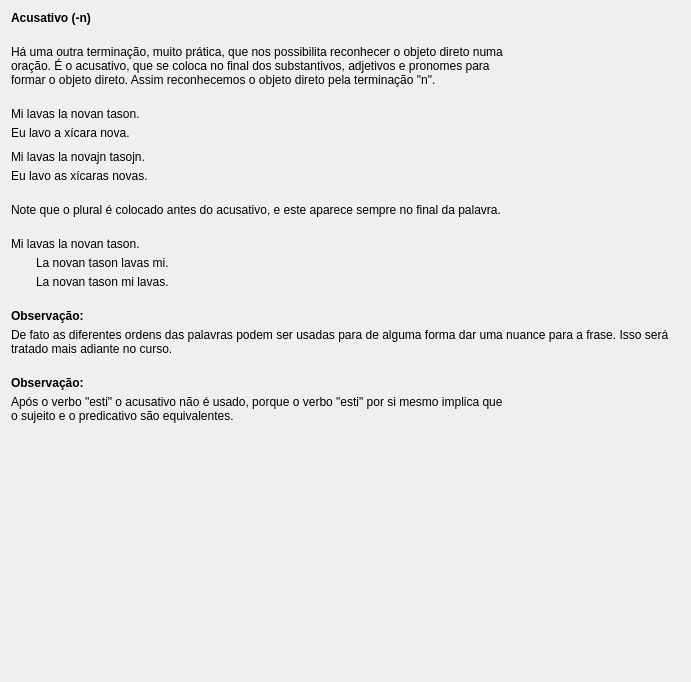
         <widget class="QWidget" name="scrollAreaWidgetContents_2">
          <property name="geometry">
           <rect>
            <x>0</x>
            <y>0</y>
            <width>691</width>
            <height>682</height>
           </rect>
          </property>
          <layout class="QVBoxLayout" name="verticalLayout_24">
           <property name="spacing">
            <number>20</number>
           </property>
           <item>
            <widget class="titolo" name="Lec02_Label139">
             <property name="sizePolicy">
              <sizepolicy hsizetype="Preferred" vsizetype="Maximum">
               <horstretch>0</horstretch>
               <verstretch>0</verstretch>
              </sizepolicy>
             </property>
             <property name="font">
              <font>
               <weight>75</weight>
               <bold>true</bold>
              </font>
             </property>
             <property name="text">
              <string>Acusativo (-n)</string>
             </property>
            </widget>
           </item>
           <item>
            <widget class="QLabel" name="Lec02_Label140">
             <property name="sizePolicy">
              <sizepolicy hsizetype="Preferred" vsizetype="Minimum">
               <horstretch>0</horstretch>
               <verstretch>0</verstretch>
              </sizepolicy>
             </property>
             <property name="text">
              <string>Há uma outra terminação, muito prática, que nos possibilita reconhecer o objeto direto numa 
oração. É o acusativo, que se coloca no final dos substantivos, adjetivos e pronomes para 
formar o objeto direto. Assim reconhecemos o objeto direto pela terminação &quot;n&quot;.</string>
             </property>
             <property name="scaledContents">
              <bool>false</bool>
             </property>
             <property name="wordWrap">
              <bool>true</bool>
             </property>
            </widget>
           </item>
           <item>
            <layout class="QVBoxLayout" name="verticalLayout_53">
             <property name="spacing">
              <number>10</number>
             </property>
             <item>
              <layout class="QVBoxLayout" name="verticalLayout_17">
               <property name="spacing">
                <number>5</number>
               </property>
               <property name="leftMargin">
                <number>0</number>
               </property>
               <property name="topMargin">
                <number>0</number>
               </property>
               <property name="rightMargin">
                <number>0</number>
               </property>
               <property name="bottomMargin">
                <number>0</number>
               </property>
               <item>
                <widget class="klakbutono_nova" name="Lec02_Button259">
                 <property name="maximumSize">
                  <size>
                   <width>16777215</width>
                   <height>16777215</height>
                  </size>
                 </property>
                 <property name="text">
                  <string>Mi lavas la novan tason.</string>
                 </property>
                 <property name="wordWrap">
                  <bool>true</bool>
                 </property>
                </widget>
               </item>
               <item>
                <widget class="QLabel" name="Lec02_Label19">
                 <property name="text">
                  <string>Eu lavo a xícara nova.</string>
                 </property>
                 <property name="scaledContents">
                  <bool>false</bool>
                 </property>
                 <property name="wordWrap">
                  <bool>true</bool>
                 </property>
                </widget>
               </item>
              </layout>
             </item>
             <item>
              <layout class="QVBoxLayout" name="verticalLayout_18" stretch="0,0">
               <property name="spacing">
                <number>5</number>
               </property>
               <property name="leftMargin">
                <number>0</number>
               </property>
               <property name="topMargin">
                <number>0</number>
               </property>
               <property name="rightMargin">
                <number>0</number>
               </property>
               <property name="bottomMargin">
                <number>0</number>
               </property>
               <item>
                <widget class="klakbutono_nova" name="Lec02_Button260">
                 <property name="maximumSize">
                  <size>
                   <width>16777215</width>
                   <height>16777215</height>
                  </size>
                 </property>
                 <property name="text">
                  <string>Mi lavas la novajn tasojn.</string>
                 </property>
                 <property name="wordWrap">
                  <bool>true</bool>
                 </property>
                </widget>
               </item>
               <item>
                <widget class="QLabel" name="Lec02_Label20">
                 <property name="text">
                  <string>Eu lavo as xícaras novas.</string>
                 </property>
                 <property name="scaledContents">
                  <bool>false</bool>
                 </property>
                 <property name="wordWrap">
                  <bool>true</bool>
                 </property>
                </widget>
               </item>
              </layout>
             </item>
            </layout>
           </item>
           <item>
            <widget class="QLabel" name="Lec02_Label143">
             <property name="sizePolicy">
              <sizepolicy hsizetype="Preferred" vsizetype="Minimum">
               <horstretch>0</horstretch>
               <verstretch>0</verstretch>
              </sizepolicy>
             </property>
             <property name="text">
              <string>Note que o plural é colocado antes do acusativo, e este aparece sempre no final da palavra.</string>
             </property>
             <property name="scaledContents">
              <bool>false</bool>
             </property>
             <property name="wordWrap">
              <bool>true</bool>
             </property>
            </widget>
           </item>
           <item>
            <layout class="QVBoxLayout" name="verticalLayout_6">
             <property name="spacing">
              <number>5</number>
             </property>
             <item>
              <widget class="klakbutono_nova" name="Lec02_Button261">
               <property name="text">
                <string>Mi lavas la novan tason.</string>
               </property>
               <property name="wordWrap">
                <bool>true</bool>
               </property>
              </widget>
             </item>
             <item>
              <layout class="QHBoxLayout" name="horizontalLayout_4">
               <property name="spacing">
                <number>12</number>
               </property>
               <property name="leftMargin">
                <number>6</number>
               </property>
               <property name="topMargin">
                <number>0</number>
               </property>
               <property name="rightMargin">
                <number>6</number>
               </property>
               <property name="bottomMargin">
                <number>0</number>
               </property>
               <item>
                <widget class="QLabel" name="label_28">
                 <property name="sizePolicy">
                  <sizepolicy hsizetype="Maximum" vsizetype="Preferred">
                   <horstretch>0</horstretch>
                   <verstretch>0</verstretch>
                  </sizepolicy>
                 </property>
                 <property name="maximumSize">
                  <size>
                   <width>16777215</width>
                   <height>16777215</height>
                  </size>
                 </property>
                 <property name="text">
                  <string/>
                 </property>
                 <property name="pixmap">
                  <pixmap resource="../resources/ikonoj.qrc">:/ikonoj/egala.png</pixmap>
                 </property>
                 <property name="alignment">
                  <set>Qt::AlignCenter</set>
                 </property>
                 <property name="tipo" stdset="0">
                  <string>egala</string>
                 </property>
                </widget>
               </item>
               <item>
                <widget class="klakbutono_nova" name="Lec02_Button262">
                 <property name="text">
                  <string>La novan tason lavas mi.</string>
                 </property>
                 <property name="wordWrap">
                  <bool>true</bool>
                 </property>
                </widget>
               </item>
              </layout>
             </item>
             <item>
              <layout class="QHBoxLayout" name="horizontalLayout_5">
               <property name="spacing">
                <number>12</number>
               </property>
               <property name="leftMargin">
                <number>6</number>
               </property>
               <property name="topMargin">
                <number>0</number>
               </property>
               <property name="rightMargin">
                <number>6</number>
               </property>
               <property name="bottomMargin">
                <number>0</number>
               </property>
               <item>
                <widget class="QLabel" name="label_29">
                 <property name="sizePolicy">
                  <sizepolicy hsizetype="Maximum" vsizetype="Preferred">
                   <horstretch>0</horstretch>
                   <verstretch>0</verstretch>
                  </sizepolicy>
                 </property>
                 <property name="maximumSize">
                  <size>
                   <width>16777215</width>
                   <height>16777215</height>
                  </size>
                 </property>
                 <property name="text">
                  <string/>
                 </property>
                 <property name="pixmap">
                  <pixmap resource="../resources/ikonoj.qrc">:/ikonoj/egala.png</pixmap>
                 </property>
                 <property name="alignment">
                  <set>Qt::AlignCenter</set>
                 </property>
                 <property name="tipo" stdset="0">
                  <string>egala</string>
                 </property>
                </widget>
               </item>
               <item>
                <widget class="klakbutono_nova" name="Lec02_Button263">
                 <property name="text">
                  <string>La novan tason mi lavas.</string>
                 </property>
                 <property name="wordWrap">
                  <bool>true</bool>
                 </property>
                </widget>
               </item>
              </layout>
             </item>
            </layout>
           </item>
           <item>
            <layout class="QVBoxLayout" name="verticalLayout_7">
             <property name="spacing">
              <number>5</number>
             </property>
             <item>
              <widget class="QLabel" name="Lec02_Label7">
               <property name="sizePolicy">
                <sizepolicy hsizetype="Preferred" vsizetype="Maximum">
                 <horstretch>0</horstretch>
                 <verstretch>0</verstretch>
                </sizepolicy>
               </property>
               <property name="font">
                <font>
                 <weight>75</weight>
                 <bold>true</bold>
                </font>
               </property>
               <property name="text">
                <string>Observação:</string>
               </property>
               <property name="scaledContents">
                <bool>false</bool>
               </property>
               <property name="alignment">
                <set>Qt::AlignBottom|Qt::AlignLeading|Qt::AlignLeft</set>
               </property>
               <property name="wordWrap">
                <bool>true</bool>
               </property>
              </widget>
             </item>
             <item>
              <widget class="QLabel" name="Lec02_Label144">
               <property name="sizePolicy">
                <sizepolicy hsizetype="Preferred" vsizetype="Minimum">
                 <horstretch>0</horstretch>
                 <verstretch>0</verstretch>
                </sizepolicy>
               </property>
               <property name="text">
                <string>De fato as diferentes ordens das palavras podem ser usadas para de alguma forma dar uma nuance para a frase. Isso será tratado mais adiante no curso.</string>
               </property>
               <property name="scaledContents">
                <bool>false</bool>
               </property>
               <property name="wordWrap">
                <bool>true</bool>
               </property>
              </widget>
             </item>
            </layout>
           </item>
           <item>
            <layout class="QVBoxLayout" name="verticalLayout_23">
             <property name="spacing">
              <number>5</number>
             </property>
             <item>
              <widget class="QLabel" name="Lec02_Label8">
               <property name="sizePolicy">
                <sizepolicy hsizetype="Preferred" vsizetype="Maximum">
                 <horstretch>0</horstretch>
                 <verstretch>0</verstretch>
                </sizepolicy>
               </property>
               <property name="font">
                <font>
                 <weight>75</weight>
                 <bold>true</bold>
                </font>
               </property>
               <property name="text">
                <string>Observação:</string>
               </property>
               <property name="scaledContents">
                <bool>false</bool>
               </property>
               <property name="alignment">
                <set>Qt::AlignBottom|Qt::AlignLeading|Qt::AlignLeft</set>
               </property>
               <property name="wordWrap">
                <bool>true</bool>
               </property>
              </widget>
             </item>
             <item>
              <widget class="QLabel" name="Lec02_Label145">
               <property name="sizePolicy">
                <sizepolicy hsizetype="Preferred" vsizetype="Minimum">
                 <horstretch>0</horstretch>
                 <verstretch>0</verstretch>
                </sizepolicy>
               </property>
               <property name="text">
                <string>Após o verbo &quot;esti&quot; o acusativo não é usado, porque o verbo &quot;esti&quot; por si mesmo implica que 
o sujeito e o predicativo são equivalentes.</string>
               </property>
               <property name="scaledContents">
                <bool>false</bool>
               </property>
               <property name="wordWrap">
                <bool>true</bool>
               </property>
              </widget>
             </item>
            </layout>
           </item>
           <item>
            <spacer name="verticalSpacer_3">
             <property name="orientation">
              <enum>Qt::Vertical</enum>
             </property>
             <property name="sizeHint" stdset="0">
              <size>
               <width>20</width>
               <height>40</height>
              </size>
             </property>
            </spacer>
           </item>
          </layout>
         </widget>
